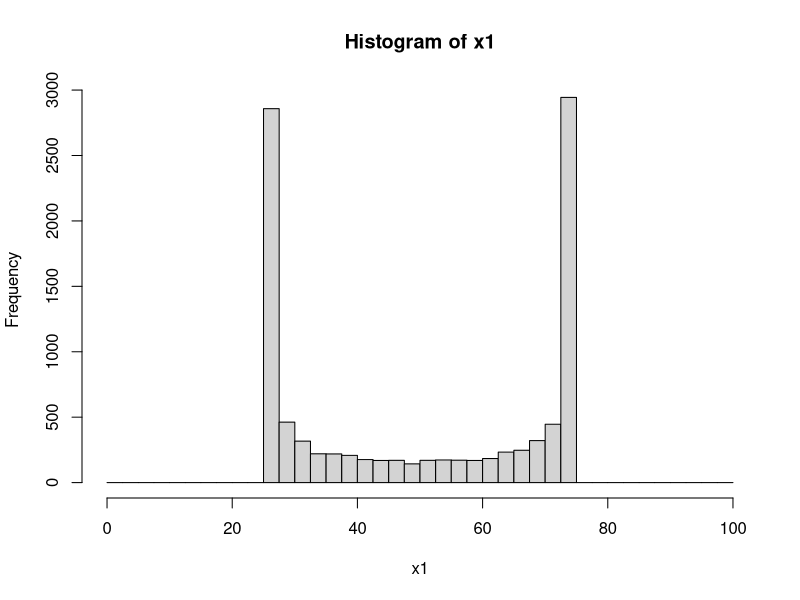
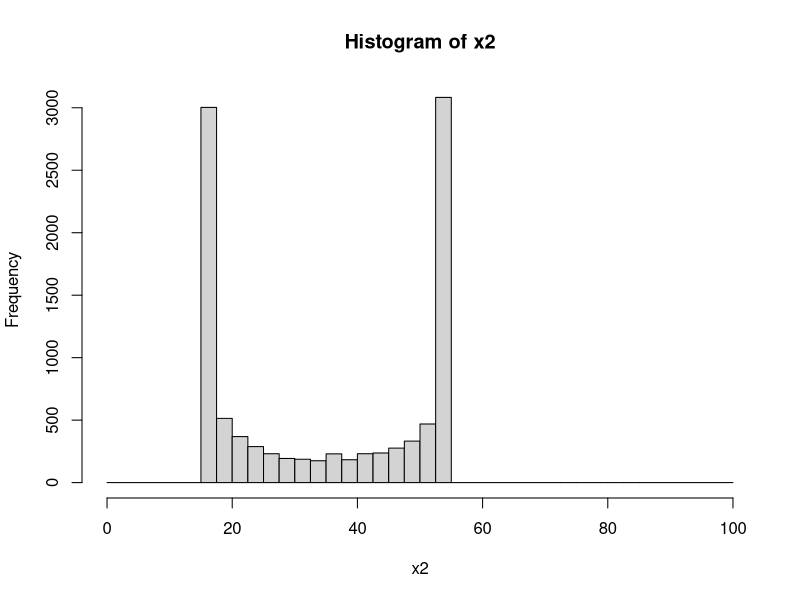
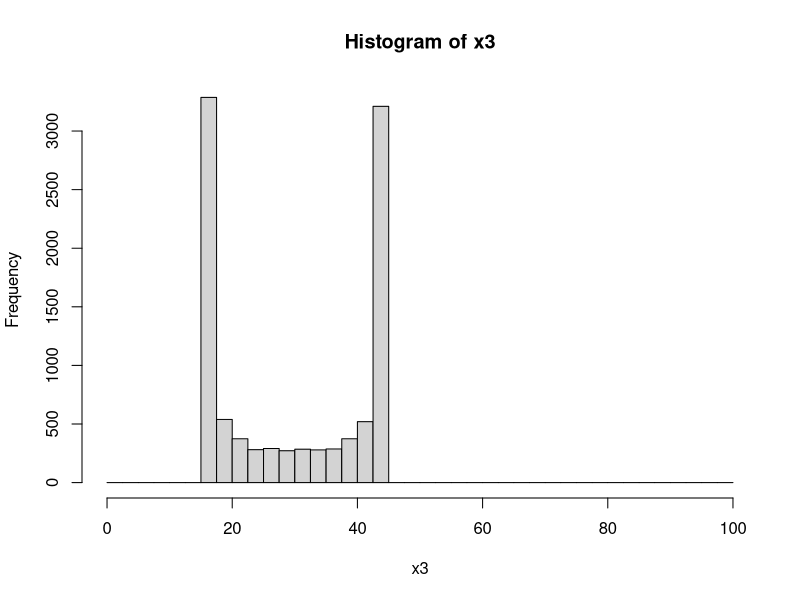
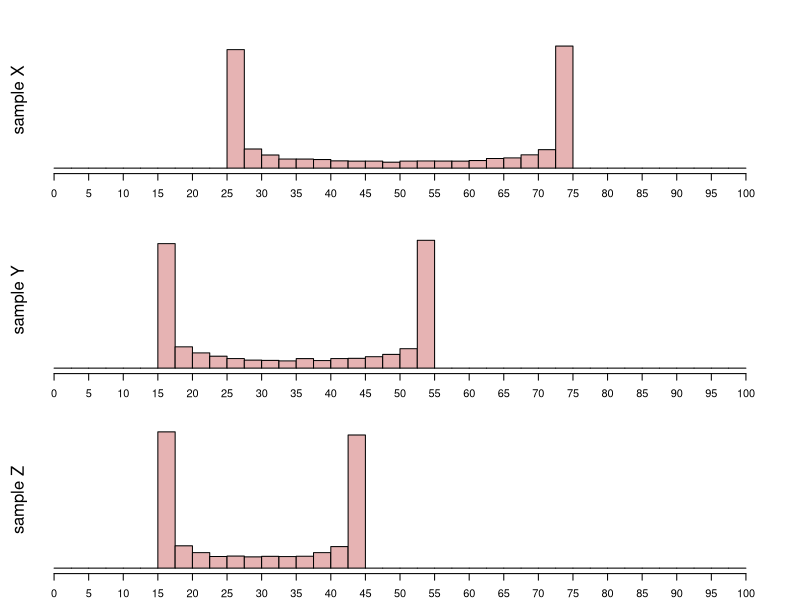

Reproduce these figures in R, in order.
## ---- chunk 1

# reseed for exam question
set.seed(runif(1,100,1000))

type = sample(1:3,1) #uniform, bell, bimodal
n = 10000
beta1 = c(1,4,0.2)[type]
beta2 = c(1,4,0.2)[type]
mid = sample(seq(30,70,5),3)
width = sample(seq(20,60,10),3)
bottom = mid-width/2

x1 = rbeta(n,beta1,beta2)*(width[1]-0.02)+bottom[1]+0.01
x2 = rbeta(n,beta1,beta2)*(width[2]-0.02)+bottom[2]+0.01
x3 = rbeta(n,beta1,beta2)*(width[3]-0.02)+bottom[3]+0.01

h1 = hist(x1,xlim=c(0,100),breaks=seq(0,100,2.5))
h2 = hist(x2,xlim=c(0,100),breaks=seq(0,100,2.5))
h3 = hist(x3,xlim=c(0,100),breaks=seq(0,100,2.5))

counts1 = h1$counts
counts2 = h2$counts
counts3 = h3$counts

ym = max(c(counts1,counts2,counts3))

ans1 = paste0((mid==min(mid))*1,collapse="")
ans2 = paste0((mid==max(mid))*1,collapse="")
ans3 = paste0((width==min(width))*1,collapse="")
ans4 = paste0((width==max(width))*1,collapse="")

## ---- chunk 2
par(mfrow=c(3,1),mar=c(0,0,0,0))
par(mar=c(2,2,2,2))
hist(x1,xlim=c(0,100),breaks=seq(0,100,2.5),ann=F,axes=F,ylim=c(0,ym),col=rgb(0.9,0.7,0.7))
axis(1,line=0,at=seq(0,100,5))
mtext("sample X",2,0,srt=90)

par(mar=c(2,2,2,2))
hist(x2,xlim=c(0,100),breaks=seq(0,100,2.5),ann=F,axes=F,ylim=c(0,ym),col=rgb(0.9,0.7,0.7))
axis(1,line=0,at=seq(0,100,5))
mtext("sample Y",2,0,srt=90)

par(mar=c(2,2,2,2))
hist(x3,xlim=c(0,100),breaks=seq(0,100,2.5),ann=F,axes=F,ylim=c(0,ym),col=rgb(0.9,0.7,0.7))
axis(1,line=0,at=seq(0,100,5))
mtext("sample Z",2,0,srt=90)
